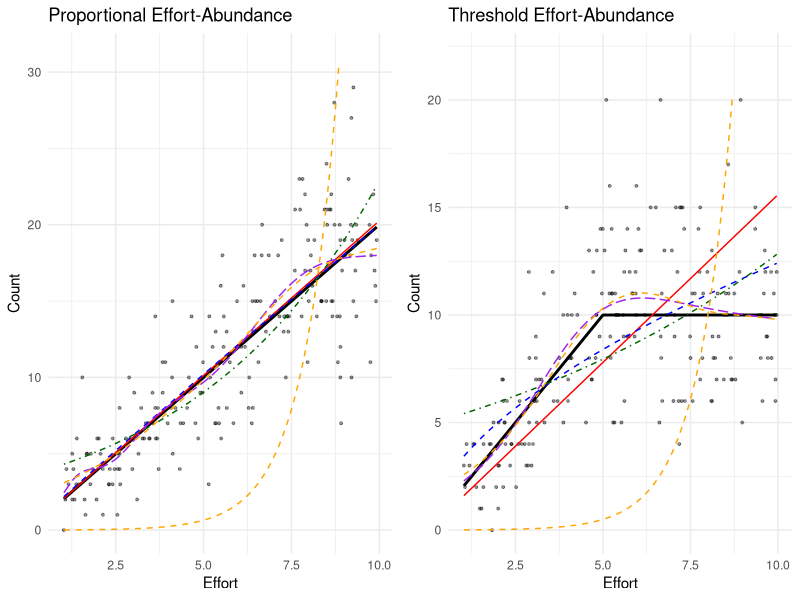
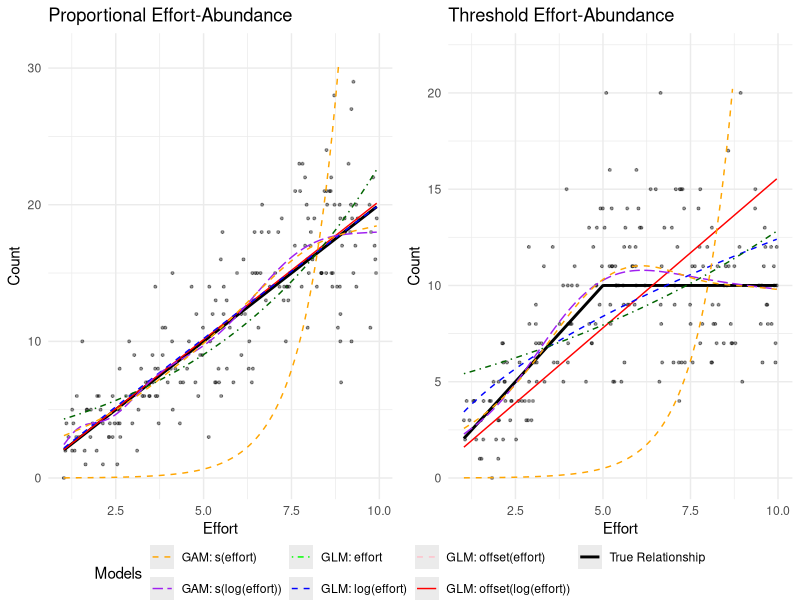

Write R code to recreate these figures, in order.
##############################################################
####   Code to generate and evaluate catch data...        ####
####   ... given Site, Temperature, and Effort effects... ####
####   ... to test how to best model Effort in GLMs.      ####
####   J.A.Smith NSW DPI 30/8/24                          ####
##############################################################

## This script generates an example figure showing numerous effort marginals
## The data generated are here are simpler than in the other function

# Load libraries
library(ggplot2)
library(mgcv)
library(gridExtra)

#set.seed(117)

# Generate data
generate_data <- function(n = 200, type = "proportional") {
  effort <- runif(n, 1, 10)
  
  if (type == "proportional") {
    true_lambda <- 2 * effort
    lambda <- true_lambda + rnorm(n, 0, 0.5)
  } else {
    true_lambda <- pmin(2 * effort, 10)
    lambda <- true_lambda + rnorm(n, 0, 0.5)
  }
  
  count <- rpois(n, lambda)
  #count <- rnbinom(n, mu = lambda, size = 1.1)
  data.frame(count = count, effort = effort, true_lambda = true_lambda)
}

# Generate datasets
data_prop <- generate_data(type = "proportional")
data_thresh <- generate_data(type = "threshold")

# Function to fit models and extract predictions
fit_models <- function(data) {
  models <- list(
    m1 = glm(count ~ offset(log(effort)), family = poisson, data = data),
    m2 = glm(count ~ log(effort), family = poisson, data = data),
    m3 = glm(count ~ effort, family = poisson, data = data),
    m4 = gam(count ~ s(log(effort)), family = poisson, data = data),
    m5 = gam(count ~ s(effort), family = poisson, data = data),
    m6 = glm(count ~ offset(effort), family = poisson, data = data)
  )
  new_data <- data.frame(effort = seq(min(data$effort), max(data$effort), length.out = 100))
  predictions <- lapply(models, function(m) {
    cbind(new_data, count = predict(m, newdata = new_data, type = "response"))
  })
  list(models = models, predictions = predictions)
}

# Fit models
fits_prop <- fit_models(data_prop)
fits_thresh <- fit_models(data_thresh)

# Create plots
create_plot <- function(data, fits, title, true_relationship) {
  ggplot(data, aes(x = effort, y = count)) +
    geom_point(alpha = 0.4, size = 0.7) +
    geom_line(aes(y = true_lambda, color = "True Relationship"), linewidth = 1) +
    geom_line(data = fits$predictions$m1, aes(color = "GLM: offset(log(effort))"), linetype = "solid") +
    geom_line(data = fits$predictions$m2, aes(color = "GLM: log(effort)"), linetype = "dashed") +
    geom_line(data = fits$predictions$m3, aes(color = "GLM: effort"), linetype = "dotdash") +
    geom_line(data = fits$predictions$m4, aes(color = "GAM: s(log(effort))"), linetype = "longdash") +
    geom_line(data = fits$predictions$m5, aes(color = "GAM: s(effort)"), linetype = "dashed") +
    geom_line(data = fits$predictions$m6, aes(color = "GAM: s(effort)"), linetype = "dashed") +
    scale_color_manual(values = c("True Relationship" = "black",
                                  "GLM: offset(log(effort))" = "red",
                                  "GLM: log(effort)" = "blue",
                                  "GLM: effort" = "darkgreen",
                                  "GAM: s(log(effort))" = "purple",
                                  "GAM: s(effort)" = "orange",
                                  "GLM: offset(effort)" = "pink")) +
    ylim(0, max(data)+2) +
    labs(title = title, x = "Effort", y = "Count", color = "Models") +
    theme_minimal() +
    theme(legend.position = "none")
}

plot_prop <- create_plot(data_prop, fits_prop, "Proportional Effort-Abundance", "2 * effort")
plot_thresh <- create_plot(data_thresh, fits_thresh, "Threshold Effort-Abundance", "min(2 * effort, 10)")

# Combine plots
combined_plot <- grid.arrange(plot_prop, plot_thresh, ncol = 2)

# Create a function to add a common legend
add_legend <- function(g1, g2, legend_title) {
  g_legend <- function(a.gplot){
    tmp <- ggplot_gtable(ggplot_build(a.gplot))
    leg <- which(sapply(tmp$grobs, function(x) x$name) == "guide-box")
    legend <- tmp$grobs[[leg]]
    return(legend)
  }
  
  legend <- g_legend( ggplot() +
      geom_line(aes(x = 1, y = 1, color = "True Relationship"), linewidth = 1) +
      geom_line(aes(x = 1, y = 1, color = "GLM: offset(log(effort))"), linetype = "solid") +
      geom_line(aes(x = 1, y = 1, color = "GLM: log(effort)"), linetype = "dashed") +
      geom_line(aes(x = 1, y = 1, color = "GLM: effort"), linetype = "dotdash") +
      geom_line(aes(x = 1, y = 1, color = "GAM: s(log(effort))"), linetype = "longdash") +
      geom_line(aes(x = 1, y = 1, color = "GAM: s(effort)"), linetype = "dashed") +
      geom_line(aes(x = 1, y = 1, color = "GLM: offset(effort)"), linetype = "dashed") +
      scale_color_manual(values = c("True Relationship" = "black",
                                    "GLM: offset(log(effort))" = "red",
                                    "GLM: log(effort)" = "blue",
                                    "GLM: effort" = "green",
                                    "GAM: s(log(effort))" = "purple",
                                    "GAM: s(effort)" = "orange",
                                    "GLM: offset(effort)" = "pink")) +
      theme(legend.position = "bottom") +
      labs(color = legend_title) )
  
  grid.arrange(arrangeGrob(g1, g2, ncol = 2),
               legend,
               nrow = 2,
               heights = c(10, 1))
}

# Create the final plot with legend
final_plot <- add_legend(plot_prop, plot_thresh, "Models")
